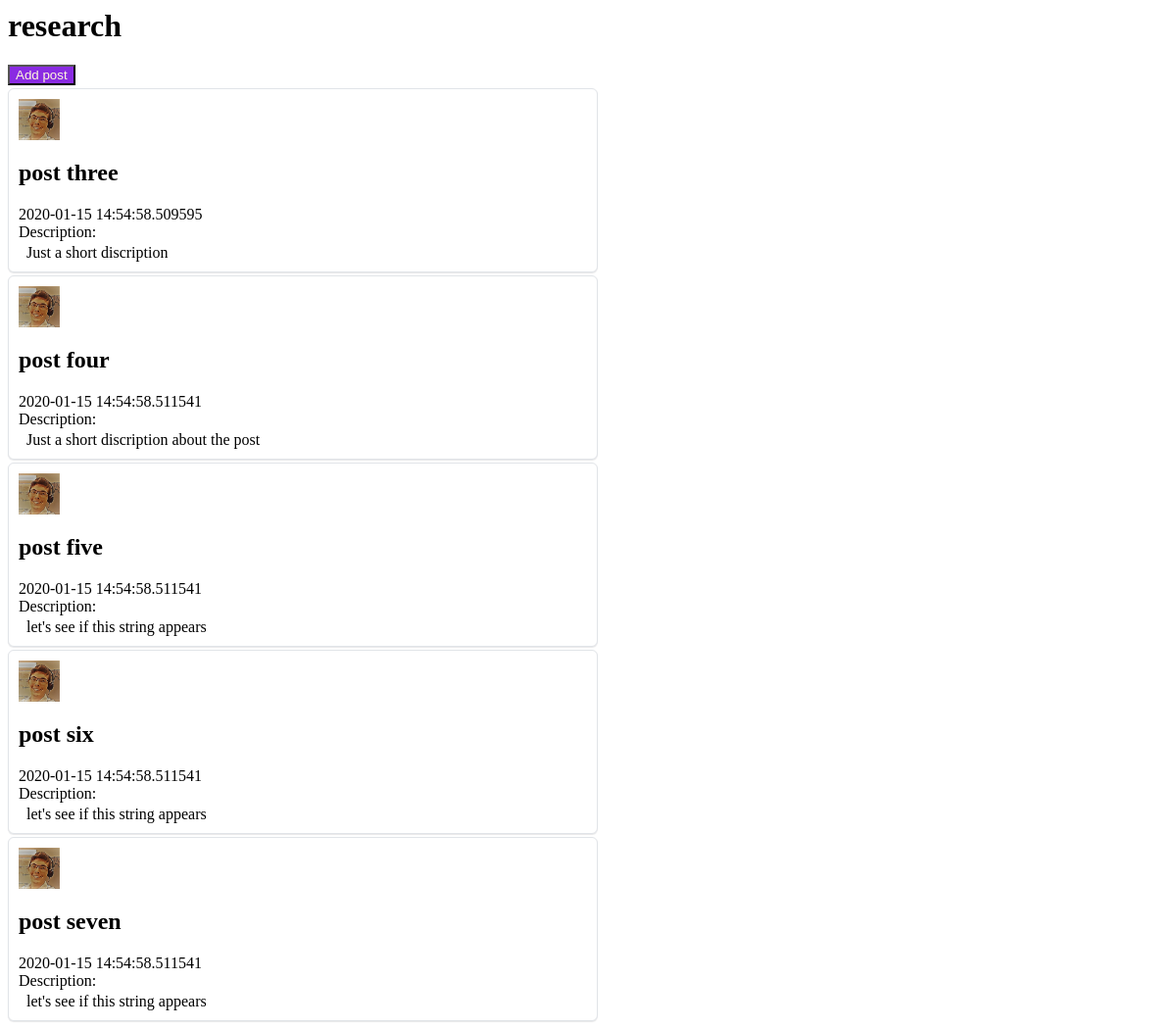
The app's page /blog/research, older data.
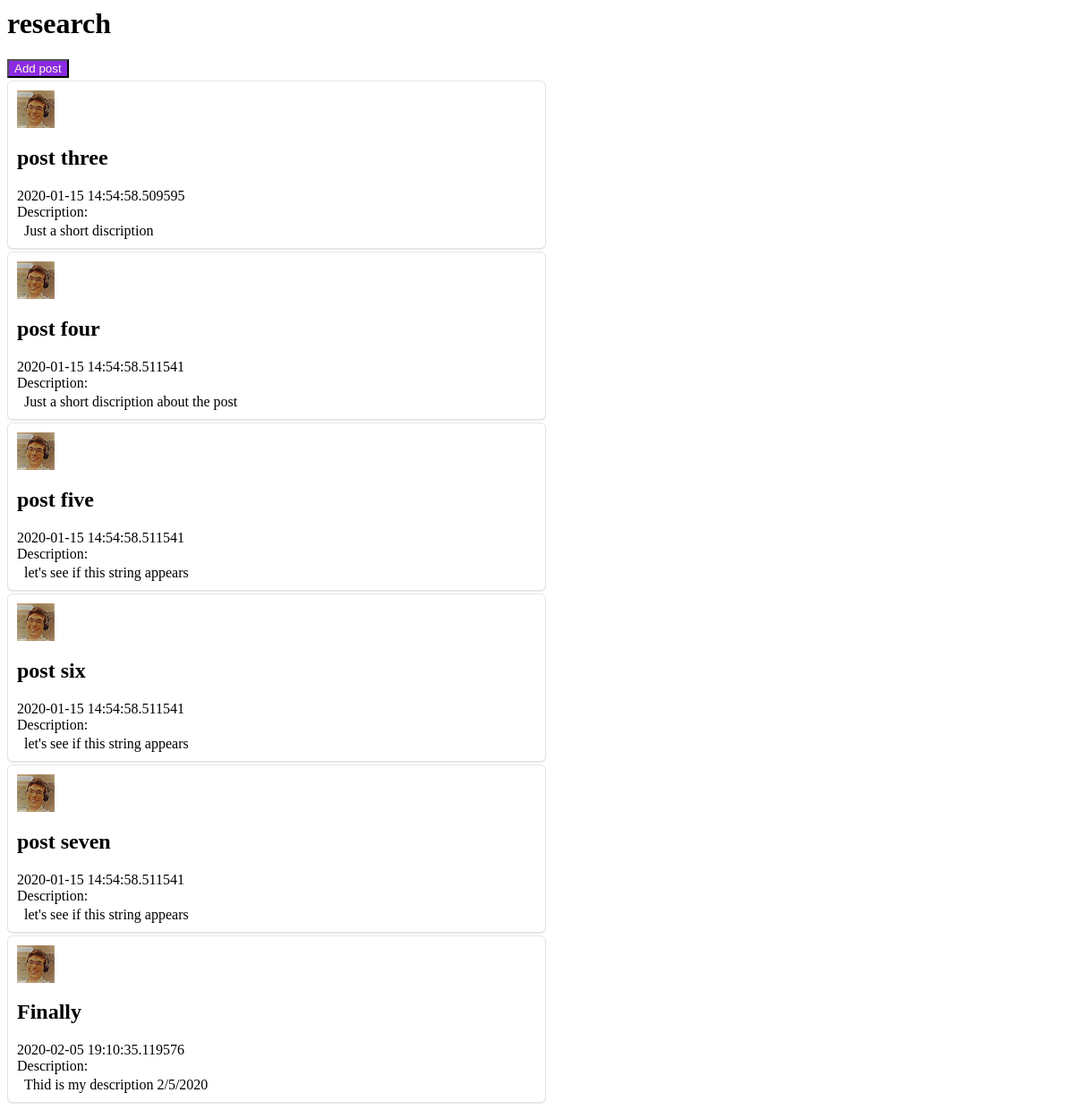
The same page, newer data.
### models.py (models this page shows, shortened)
class BlogObject(db.Model):
    id = db.Column(db.Integer, primary_key=True)
    blogType = db.Column(db.String(10))
    title = db.Column(db.String(20))
    image = db.Column(db.String(100))
    timestamp = db.Column(db.DateTime, default=datetime.utcnow)
    description = db.Column(db.String(240))
    userId = db.Column(db.Integer, db.ForeignKey('user.id'))

### app.py (the view)
@app.route('/blog/<blogType>')
def blog(blogType):
    posts = models.BlogObject.query.all()
    return render_template('blogDisplay.html', blogType=blogType, posts=posts)

### templates/blogDisplay.html (shortened to what this page needs)
<html>
    <h1>{{blogType}}</h1>
    <button>Add post</button>
    <body>
        {%for blogObject in posts%}
        <div class="blogItem">
            <div style="padding: 10px;">
                <img src="{{url_for('static', filename='images/image.jpg')}}" width="42" height="42">
                <h2>{{blogObject.title}}</h2>
                {{blogObject.timestamp}}
                <div>Description:</div>
                <div class="description">
                    {{blogObject.description}}
                </div>
            </div>
        </div>
        {%endfor%}
    </body>
</html>

### templates/blogDisplay.html (style rules this page uses)
button { background-color: blueviolet; color: cornsilk; }
.blogItem { background-color: #fff; width: auto; margin-top: 3px; box-shadow: 0px 1px 1px rgba(27,31,35,0.1); border-radius: 6px; border: 1px solid #e1e4e8; width: 50vw; }
.description { margin-left: 1ch; padding-top: 3px; width: 95%; }

Row changes from the older to the newer data that the page shows:
added BlogObject: title "Finally", timestamp "2020-02-05 19:10:35.119576", description "Thid is my description 2/5/2020"
